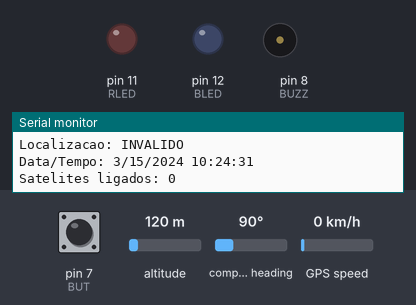
Bench run of a program on a simulated Arduino Uno, built with avr-gcc and run on an emulated ATmega328P. On the bench: output pins drawn as LEDs (lit = HIGH), buzzer (waves = sounding, pin HIGH), the last lines printed to the serial monitor. Inputs (shaded band) come from the test bench; at power-on: pin 7 (BUT) HIGH, altitude 120 m, compass heading 90°, GPS speed 0 km/h. The GPS gets a fix after 3 s at 37.7749, -122.4194 with 8 satellites.

Above: at 1.2 s.
1.3 s: pin 7 (BUT) pulsed LOW 2 times (0.12 s each, 0.3 s apart)
At 2.0 s:
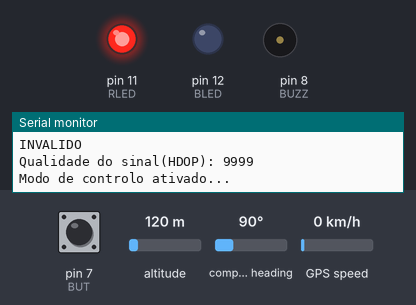
At 3.6 s:
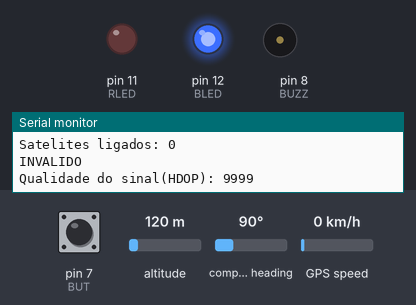
Timing chart, 0 to 10.8 s (numbered marks = the images above; inputs shaded):
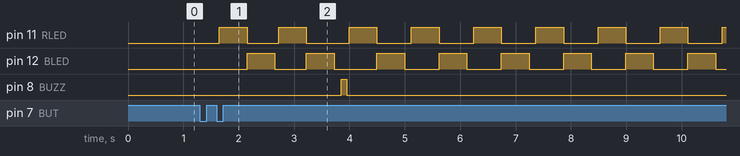

The program:

main.cpp
```cpp
#include <TinyGPS++.h>
#include <SoftwareSerial.h>
#include <Arduino.h>
#include <OneButton.h>

#define RXPIN 2
#define TXPIN 3
#define RLED 11
#define BLED 12
#define BUT 7
#define BUZZ 8
#define BUFSIZE 10

bool state = 0; //0->GPS 1->police

int radius = 15;


//baudrate do GPS
#define GPSBAUD 4800

TinyGPSPlus gps;
SoftwareSerial uart_gps(RXPIN, TXPIN);
OneButton button(BUT, false);

bool lastBUT = HIGH;
double myLat=0;
double myLng=0;


void displayInfo();
void police();
void mode();
void signal();

void setup()
{
  Serial.begin(9600);
  uart_gps.begin(GPSBAUD);

  pinMode(RLED, OUTPUT);
  pinMode(BLED, OUTPUT);
  pinMode(BUT, INPUT);
  pinMode(BUZZ, OUTPUT);

  attachInterrupt(digitalPinToInterrupt(BUT), mode, FALLING);

  digitalWrite(RLED, LOW);
  digitalWrite(BLED, LOW);
  digitalWrite(BUZZ, LOW);

  button.attachClick(mode);

  Serial.println(F("Obtendo um lock..."));
  Serial.print(F("TinyGPS++ versao. "));
  Serial.println(TinyGPSPlus::libraryVersion());
  Serial.println();
}

void loop() {


signal();

	if(state==1){
		police();
	}

button.tick();
}

void mode(){

	state=!state;
	if(state==1)
		Serial.println("Modo de controlo ativado...\n\r");
	else
		Serial.println("Modo de controlo desativado...\n\r");
}

void police(){

  digitalWrite(RLED, HIGH);
  delay(500);
  digitalWrite(RLED, LOW);
  digitalWrite(BLED, HIGH);
  delay(500);
  digitalWrite(BLED, LOW);


  if(myLat == 0)
	  myLat=gps.location.lat();
  if(myLng == 0)
	  myLng=gps.location.lng();


  while (uart_gps.available()){ //Listener

	if (gps.encode(uart_gps.read())){ //Lê e verifica a trama

		displayInfo();

	  if(gps.distanceBetween(myLat, myLng, gps.location.lat(), gps.location.lng()) > radius){

		  if (gps.location.isValid())  {

			  digitalWrite(BUZZ, HIGH);
			  delay(100);
			  digitalWrite(BUZZ, LOW);
			  delay(50);
		  }
	  }
	  break;
	}
  }
}

void signal(){

	while (uart_gps.available() && state == 0){ //Listener

		if (gps.encode(uart_gps.read())){ //Lê e verifica a trama
		  displayInfo();
		  break;
		}
	}
}

void displayInfo()
{

  Serial.print(F("Localizacao: "));  //Localização
  if (gps.location.isValid())
  {
    Serial.print(gps.location.lat(), 6);
    Serial.print(F(","));
    Serial.print(gps.location.lng(), 6);
  }
  else
  {
    Serial.print(F("INVALIDO"));
  }
  Serial.println();
  Serial.print(F("Data/Tempo: "));
  if (gps.date.isValid())  //Data
  {
    Serial.print(gps.date.month());
    Serial.print(F("/"));
    Serial.print(gps.date.day());
    Serial.print(F("/"));
    Serial.print(gps.date.year());
  }
  else
  {
    Serial.print(F("INVALIDO"));
  }

  Serial.print(F(" "));
  //Por causa do parsing é necessario voltar a adicionar o '0' caso o nr seja < 10
  //de modo a obter a motação hh:mm:ss
  if (gps.time.isValid())  //Tempo
  {
    if (gps.time.hour() < 10)
    	Serial.print(F("0")); //Coloca o '0'
    Serial.print(gps.time.hour());
    Serial.print(F(":"));
    if (gps.time.minute() < 10)
    	Serial.print(F("0"));
    Serial.print(gps.time.minute());
    Serial.print(F(":"));
    if (gps.time.second() < 10)
    	Serial.print(F("0"));
    Serial.print(gps.time.second());
    /*
    Serial.print(F("."));
    if (gps.time.centisecond() < 10)
    	Serial.print(F("0"));
    Serial.print(gps.time.centisecond());
    */
  }
  else
  {
    Serial.print(F("INVALIDO"));
  }

  Serial.println();
  if (gps.satellites.isValid()) //Satelites
    {
	  Serial.print(F("Satelites ligados: "));
	  Serial.print(gps.satellites.value());
    }
  else
    {
  Serial.print(F("INVALIDO"));
    }
  Serial.println();
  if (gps.speed.isValid()) //Speed
	{
	  Serial.print(F("Velocidade (+/-0.36kmph) : "));
	  Serial.print(gps.speed.kmph());
	  Serial.print(F("kmph"));
	}
  else
   {
     Serial.print(F("INVALIDO"));
   }
  Serial.println();
  if (gps.hdop.isValid()) //Speed
	{
	  Serial.print(F("Qualidade do sinal(HDOP): "));
	  Serial.print(gps.hdop.value());
	}
  else
   {
     Serial.print(F("INVALIDO"));
   }

  Serial.println();
  Serial.println();
}
```

Measured:
- after the input at 1.3 s, pin 11 (RLED): goes HIGH 0.50 s, LOW 0.57 s, HIGH 0.50 s, LOW 0.77 s, 6 × (HIGH 0.50 s, LOW 0.62 s), then HIGH, starting after 0.35 s; pin 12 (BLED): goes HIGH 0.50 s, LOW 0.57 s, HIGH 0.50 s, LOW 0.77 s, 5 × (HIGH 0.50 s, LOW 0.62 s), HIGH 0.50 s, then LOW, starting after 0.85 s
